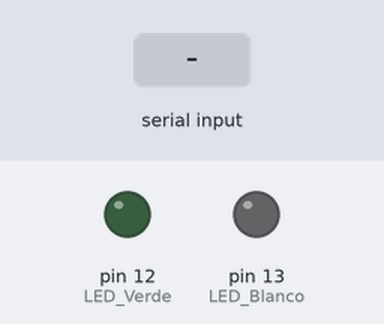
A sketch run on a simulated Arduino Uno, built with avr-gcc and run on an emulated ATmega328P. On the bench: output pins drawn as LEDs (lit = HIGH). The inputs (shaded band) are chosen by the test bench.

Above: at 1.2 s.
1.3 s: "1" received over Serial
At 2.2 s:
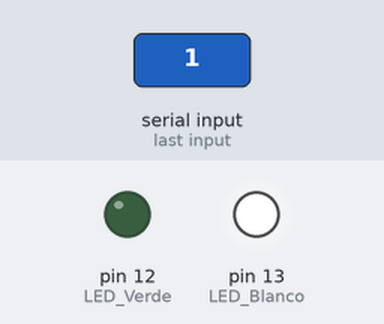
2.8 s: "3" received over Serial
At 3.4 s:
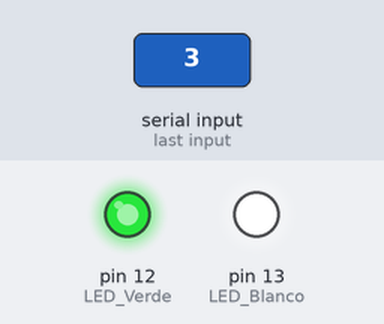
4.3 s: "0" received over Serial
At 5.5 s:
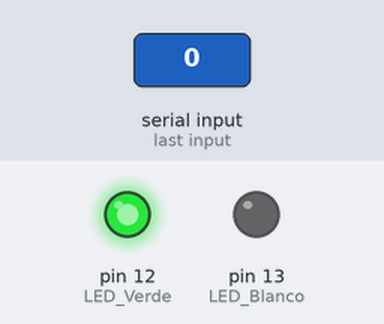
5.8 s: "2" received over Serial
At 6.8 s:
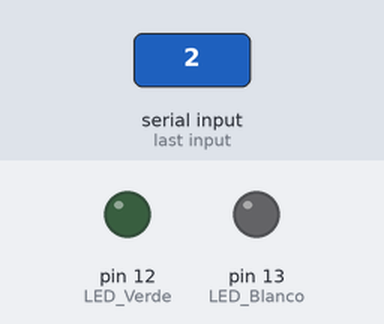
Timing chart, 0 to 8.3 s (numbered marks = the images above; inputs shaded):
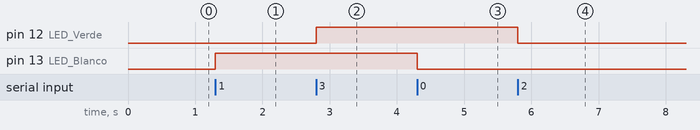

Measured:
- after the input at 1.3 s, pin 13 (LED_Blanco): LOW → HIGH at once
- after the input at 2.8 s, pin 12 (LED_Verde): LOW → HIGH at once
- after the input at 4.3 s, pin 13 (LED_Blanco): HIGH → LOW at once
- after the input at 5.8 s, pin 12 (LED_Verde): HIGH → LOW at once

The sketch:

testJava.ino
```cpp
const int LED_Blanco = 13;
const int LED_Verde = 12;
int Byte_entrada = 0;

void setup() {
  Serial.begin(9600); //Abre el puerto serie
  pinMode(LED_Blanco, OUTPUT);
  pinMode(LED_Verde, OUTPUT);
  digitalWrite(LED_Blanco, LOW);
  digitalWrite(LED_Verde, LOW);
}

void loop() {
  if (Serial.available()>0){ //¿Puerto serie disponible?
    Byte_entrada = Serial.read();//Leemos lo que transmitimos desde Java
    if (Byte_entrada =='0'){
      digitalWrite(LED_Blanco, LOW);
    } else if (Byte_entrada =='1') {
      digitalWrite(LED_Blanco, HIGH);
    } else if (Byte_entrada =='2') {
      digitalWrite(LED_Verde, LOW);
    } else if (Byte_entrada =='3') {
      digitalWrite(LED_Verde, HIGH);
    }
  }
}
```
